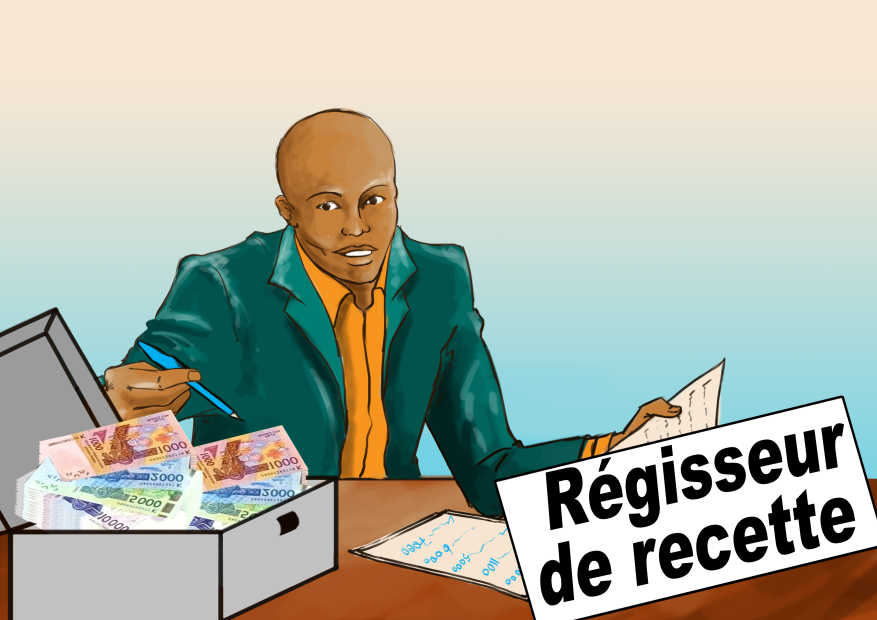
#> input picture poster1/jpg/recette fiscale 01.jpg, 3508 x 2480 px (shown at 1/4 size); its folder holds 4 pictures in this run
$ python resize.py
#> lines starting #> are read from the running program, lines starting #| are printed output that depends on the picture
import os
import sys
import glob
import math
from PIL import Image, ImageDraw, ImageFont

def resize(file, scale):
    """
    Resizes image file to size.
    """
#> called with file = 'recette fiscale 01.jpg', scale = 0.175
    img = Image.open(file)
#> img is the input picture: PIL image 3508x2480 RGB; mean R, G, B 177, 181.5, 168.2
    fname, ext = os.path.splitext(file)
    width, height = img.size
#> width = 3508; height = 2480
    resized = img.resize((868, 613))
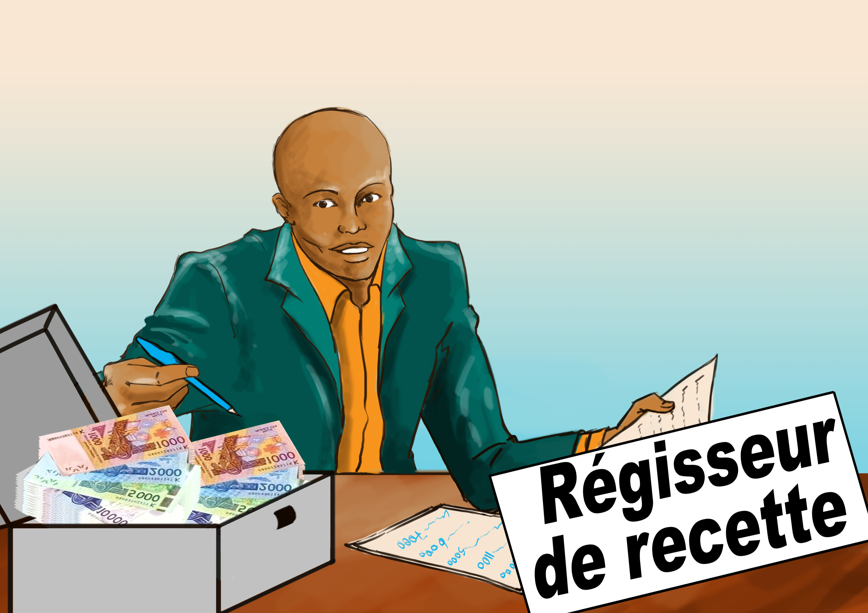
#> resized: PIL image 868x613 RGB; mean R, G, B 177, 181.5, 168.2
    resized.save(fname + "_resized.png")

for file in glob.glob('*.jpg'):
	resize(file, 0.175)
#> pass 2 of the loop `for file in glob.glob('*.jpg'):`:
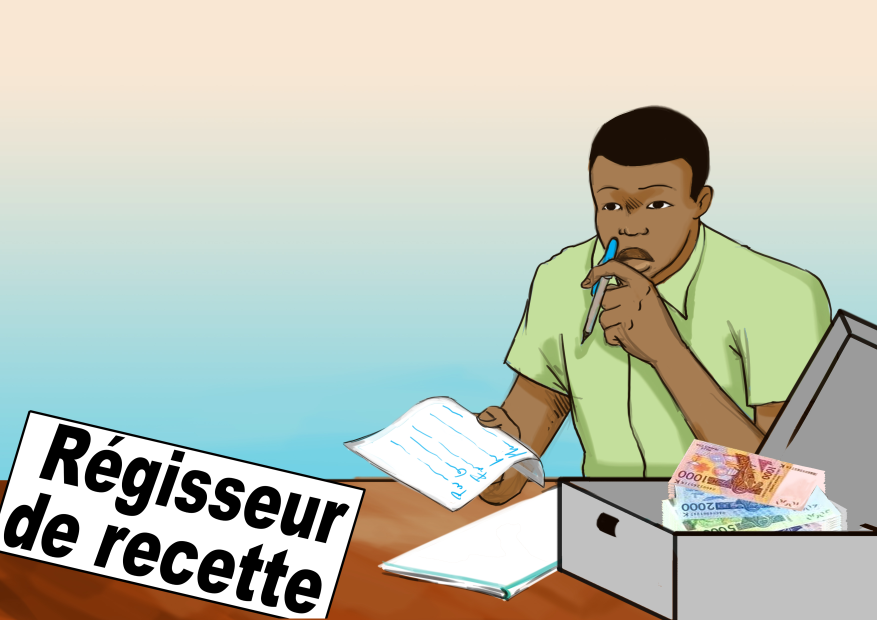
#> input picture poster1/jpg/recette fiscale 02.jpg, 3508 x 2480 px (shown at 1/4 size)
#> in resize, img is the input picture: PIL image 3508x2480 RGB; mean R, G, B 190.8, 194.5, 179.8
#> in resize (call 2), `resized = img.resize((868, 613))`:
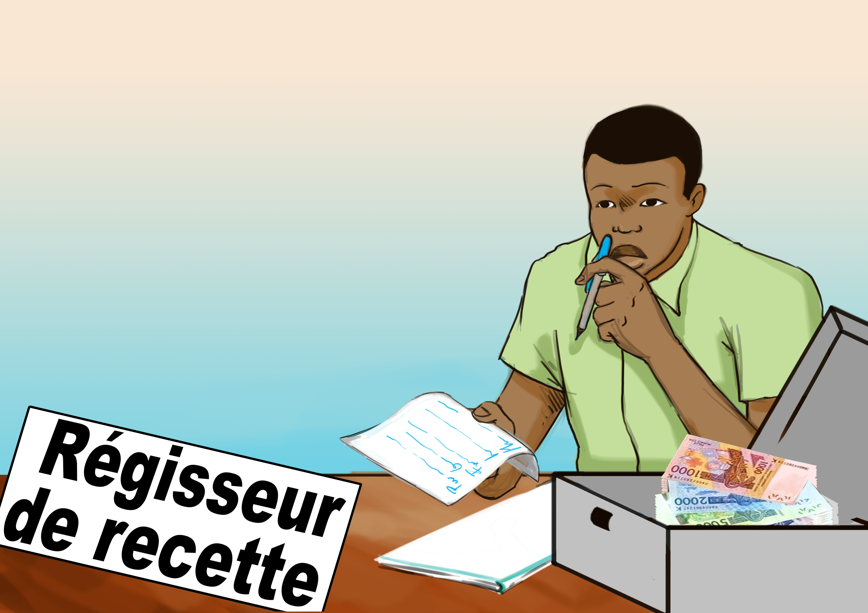
#> resized: PIL image 868x613 RGB; mean R, G, B 190.8, 194.5, 179.8
